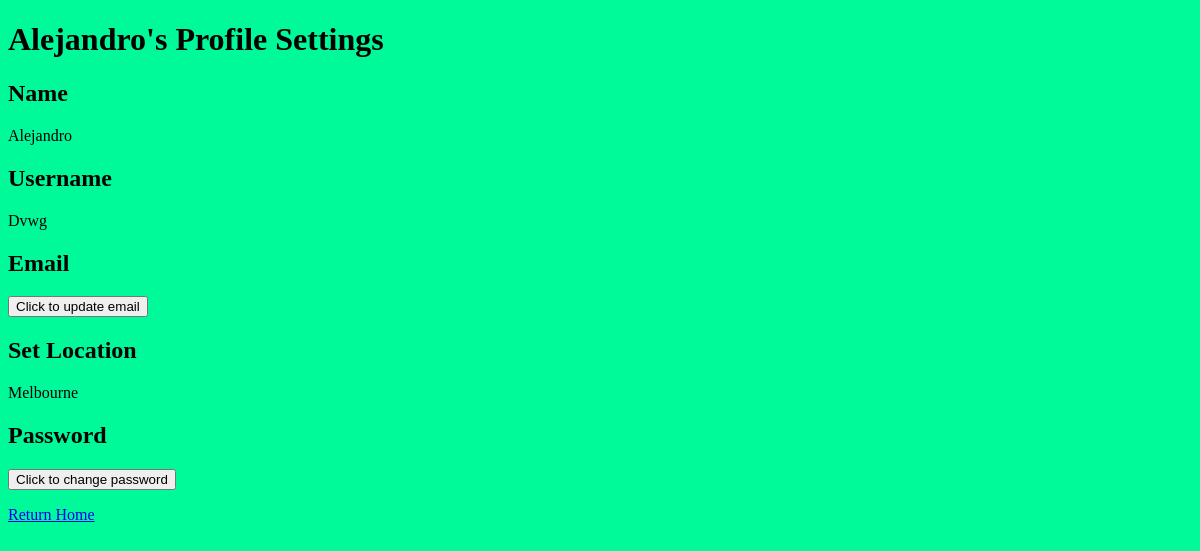
Page /user-settings.php (signed in) on the earlier database version.
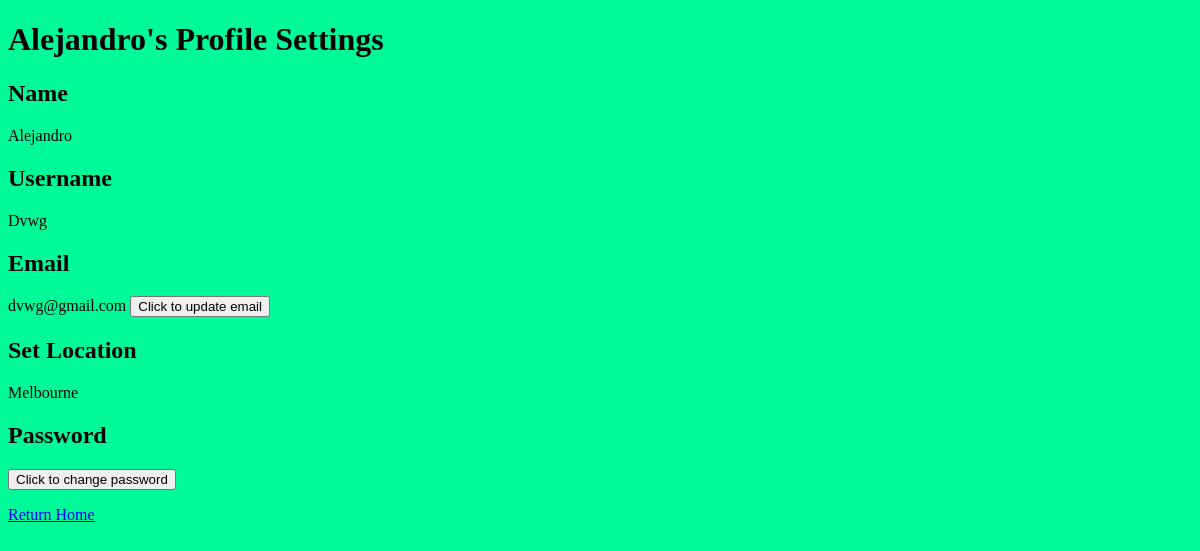
Same page on the later database version.
### tables this page shows
CREATE TABLE `user` (
  `username` varchar(30) NOT NULL,
  `password` varchar(255) NOT NULL,
  `name` varchar(50) NOT NULL,
  `email` varchar(35) NOT NULL,
  `location` varchar(75) DEFAULT NULL
);

### user-settings.php (the view, shortened to what this page needs)
<?php
$mysqli = require __DIR__ . "/database.php";
$user1 = $_SESSION["username"];
$sql = "SELECT * FROM user WHERE username = '$user1'";
$result = $mysqli->query($sql);
$user = $result->fetch_assoc();
?>
<!DOCTYPE html>
<html>
<head>
</head>
<body style ="background-color: MediumSpringGreen;">
    <h1><?php  echo $user["name"]; ?>'s Profile Settings</h1>
    <h2>Name</h2>
    <p><?php  echo $user["name"]; ?></p>
    <h2>Username</h2>
    <p><?php  echo $user["username"]; ?></p>
    <h2>Email</h2>
    <p><?php  echo $user["email"]; ?>
    	<a href="email-change.php">
  			<button>Click to update email</button>
		</a>
    </p>
    <h2>Set Location</h2>
    <p><?php  echo $user["location"]; ?></p>
    <h2>Password</h2>
    <a href="password-change.php">
  		<button>Click to change password</button>
	</a>
<p><a href="index1.php">Return Home</a></p>
</body>
</html>

Differences in the rows shown:
changed user "Alejandro": email (not shown) → "dvwg@gmail.com"
